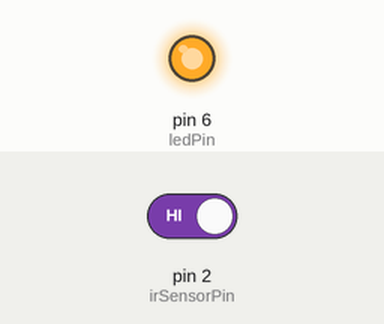
Bench run of a sketch on a simulated Arduino Uno, built with avr-gcc and run on an emulated ATmega328P. On the bench: output pins drawn as LEDs (lit = HIGH). The test bench sets the inputs (shaded band); at power-on: pin 2 (irSensorPin) HIGH.

Above: at 1.2 s.
1.3 s: pin 2 (irSensorPin) driven LOW
At 2.2 s:
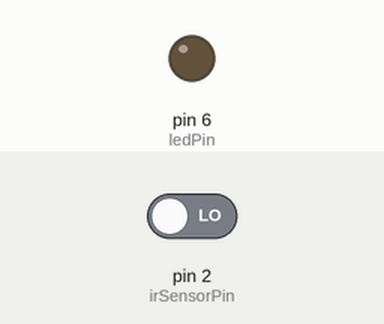
2.8 s: pin 2 (irSensorPin) driven HIGH
At 3.4 s:
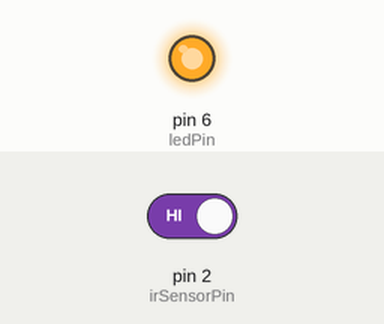
Timing chart, 0 to 5.8 s (numbered marks = the images above; inputs shaded):
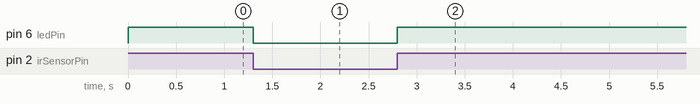

The sketch:

zkouseni_motoru.ino
```cpp
// Definice pinů
const int irSensorPin = 2;   // Pin, na kterém je IR senzor
const int ledPin = 6;       // Pin pro LED diodu (můžeš změnit podle svého zapojení)

void setup() {
  // Nastavení pinů
  pinMode(irSensorPin, INPUT);   // IR senzor jako vstup
  pinMode(ledPin, OUTPUT);       // LED dioda jako výstup
}

void loop() {
  // Čtení hodnoty ze senzoru
  int sensorState = digitalRead(irSensorPin);

  // Kontrola stavu senzoru
  if (sensorState == LOW) {    // Pokud je paprsek přerušen (stav LOW)
    digitalWrite(ledPin, LOW); // Zapni LED
  } else {                     // Pokud paprsek není přerušen (stav HIGH)
    digitalWrite(ledPin, HIGH);  // Vypni LED
  }
}
```

Measured:
- after the input at 1.3 s, pin 6 (ledPin): HIGH → LOW at once
- after the input at 2.8 s, pin 6 (ledPin): LOW → HIGH at once
